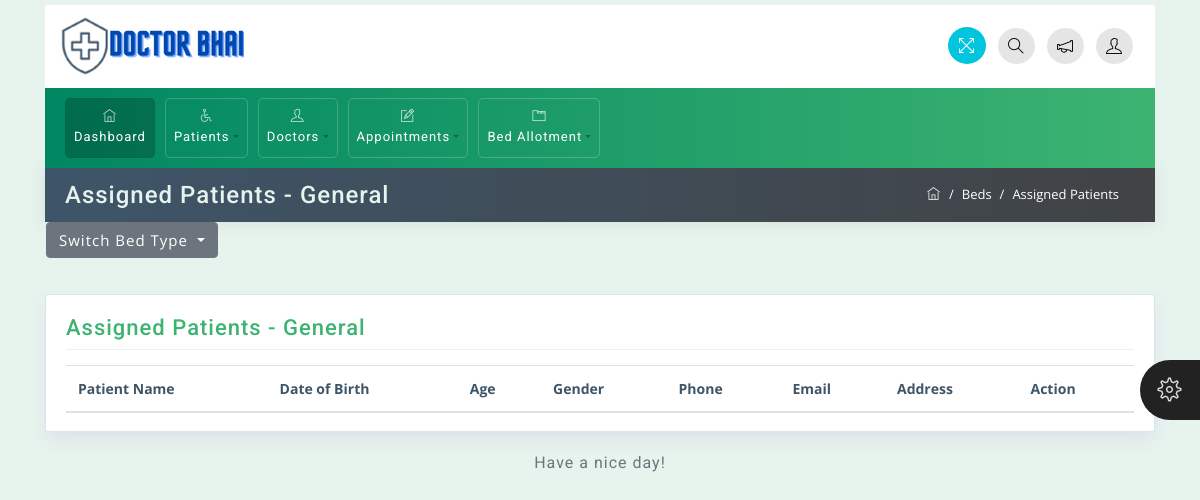
The app's page /view_assigned_patients/General/, older data.
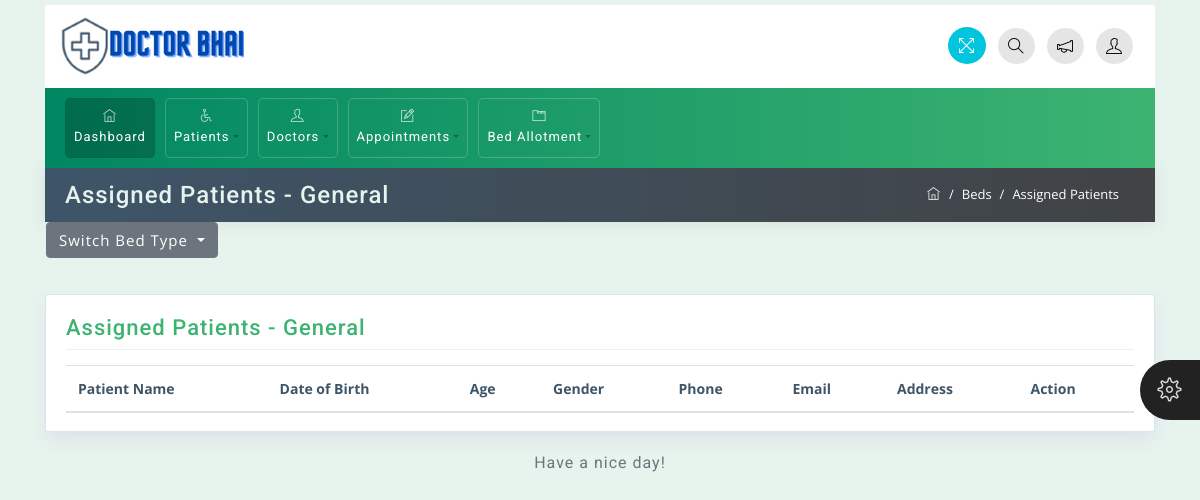
The same page, newer data.
### app/models.py (models this page shows, shortened)
class Bed(models.Model):
    BED_TYPES = (
        ('General', 'General'),
        ('Private', 'Private'),
        ('Delux', 'Delux'),
    )
    bed_type = models.CharField(max_length=100, choices=BED_TYPES)
    available_beds = models.IntegerField(default=0)

### Hospital/views.py (the view)
# urls.py: path('view_assigned_patients/<str:bed_type>/', views.view_assigned_patients, name='view_assigned_patients'),
def view_assigned_patients(request, bed_type):
    assigned_patients = BedAssignment.objects.filter(bed__bed_type=bed_type).values_list('patient', flat=True)
    patients = Patient.objects.filter(id__in=assigned_patients)
    bed_types = Bed.objects.values_list('bed_type', flat=True).distinct()
    return render(request, 'Beds/view_assigned_patients.html', {'patients': patients, 'bed_type': bed_type, 'bed_types': bed_types})

### templates/Beds/view_assigned_patients.html (shortened to what this page needs)
{% extends 'base.html' %}
{% block content %}
<div class="container mt-0">
    <div class="row breadcrumb-bar">
        <div class="col-md-6">
            <h3 class="block-title">Assigned Patients - {{ bed_type }}</h3>
        </div>
        <div class="col-md-6">
            <ol class="breadcrumb">
                <li class="breadcrumb-item">
                    <a href="{% url 'base' %}">
                        <span class="ti-home"></span>
                    </a>
                </li>
                <li class="breadcrumb-item">Beds</li>
                <li class="breadcrumb-item active">Assigned Patients</li>
            </ol>
        </div>
    </div>
</div>
<div class="container">
    <div class="row mb-3">
        <div class="col-md-6">
            <div class="dropdown">
                <button class="btn btn-secondary dropdown-toggle" type="button" id="dropdownMenuButton" data-toggle="dropdown" aria-haspopup="true" aria-expanded="false">
                    Switch Bed Type
                </button>
            </div>
        </div>
    </div>
    <div class="row">
        <div class="col-md-12">
            <div class="widget-area-2 proclinic-box-shadow">
                <h3 class="widget-title">Assigned Patients - {{ bed_type }}</h3>
                <table class="table">
                    <thead>
                        <tr>
                            <th>Patient Name</th>
                            <th>Date of Birth</th>
                            <th>Age</th>
                            <th>Gender</th>
                            <th>Phone</th>
                            <th>Email</th>
                            <th>Address</th>
                            <th>Action</th>
                        </tr>
                    </thead>
                </table>
            </div>
        </div>
    </div>
</div>
{% endblock %}

Row changes from the older to the newer data that the page shows:
added Bed: bed_type "General"
Text that changed along with them:
{{ bed_type }}: "General" → (not shown)
